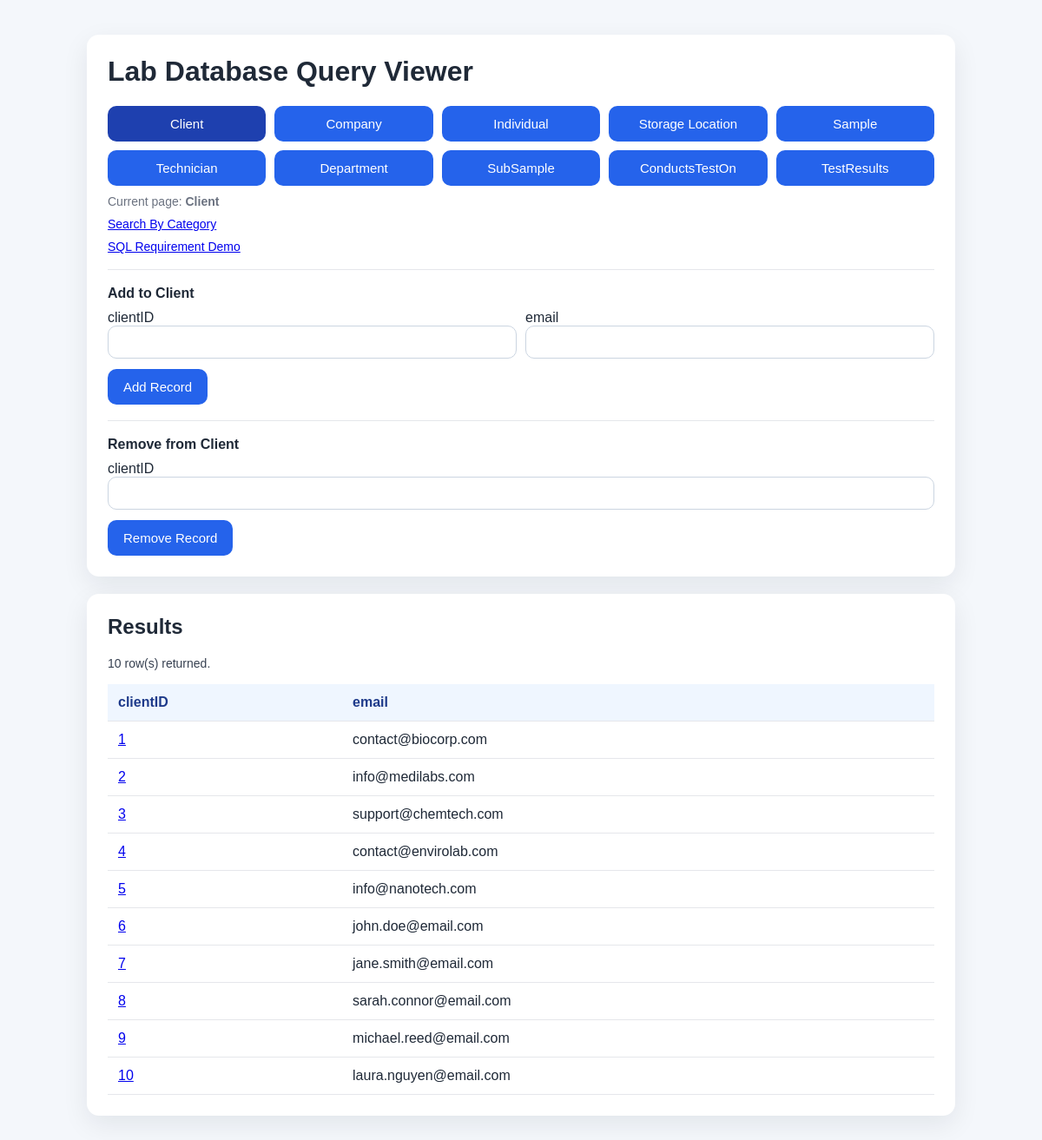
Screenshot of /client with the database file from the repository.
### tables this page shows
CREATE TABLE Client (
	clientID INT NOT NULL,
	email VARCHAR(50),
	PRIMARY KEY (clientID)
);

### flaskMain.py (the view, shortened to what this page needs)
@app.route("/<table_key>", methods=["GET", "POST"])
def table_page(table_key):
    ensure_schema_updates()
    if table_key not in TABLE_QUERIES:
        return "Category not found.", 404
    columns = []
    results = []
    error = None
    action_message = None
    selected_label = TABLE_LABELS[table_key]
    query = TABLE_QUERIES[table_key]
    if error is None:
        try:
            columns, results = run_select_query(query)
        except sqlite3.Error as exc:
            error = str(exc)
    return render_template(
        'home.html',
        query=query,
        selected_table=table_key,
        selected_label=selected_label,
        table_labels=TABLE_LABELS,
        table_fields=TABLE_FIELDS[table_key],
        delete_fields=TABLE_PRIMARY_KEYS[table_key],
        columns=columns,
        results=results,
        entry_url_builder=get_entry_url,
        error=error,
        action_message=action_message,
    )

### flaskMain.py (called while the page is built, shortened)
def dict_factory(cursor, row):
    d = {}
    for idx, col in enumerate(cursor.description):
        d[col[0]] = row[idx]
    return d

def get_connection():
    conn = sqlite3.connect('samples.db')
    conn.execute("PRAGMA foreign_keys = ON")
    return conn

def ensure_schema_updates():
    global SCHEMA_INITIALIZED
    if SCHEMA_INITIALIZED:
        return

def run_select_query(query):
    ensure_schema_updates()
    conn = get_connection()
    conn.row_factory = dict_factory
    try:
        cursor = conn.cursor()
        cursor.execute(query)
        results = cursor.fetchall()
        columns = [column[0] for column in cursor.description] if cursor.description else []
        return columns, results
    finally:
        conn.close()

def get_entry_url(table_key, row):
    if table_key == "client":
        return url_for("client_detail", client_id=row["clientID"])

### templates/home.html (shortened to what this page needs)
<!DOCTYPE html>
<html lang="en">
<head>
</head>
<body>
    <div class="page">
        <div class="card">
            <h1>Lab Database Query Viewer</h1>
            <div class="button-grid">
                {% for table_key, label in table_labels.items() %}
                    <a
                        href="/{{ table_key }}"
                        class="link-btn {% if selected_table == table_key %}active{% endif %}"
                    >
                        {{ label }}
                    </a>
                {% endfor %}
            </div>
            <div class="hint">Current page: <strong>{{ selected_label }}</strong></div>
            <div class="hint"><a href="/search">Search By Category</a></div>
            <div class="hint"><a href="/sql-demo">SQL Requirement Demo</a></div>
            <form method="post" class="add-form">
                <strong>Add to {{ selected_label }}</strong>
                <div class="field-grid">
                    {% for field in table_fields %}
                        <div>
                            <label for="add_{{ field }}">{{ field }}</label>
                            <input id="add_{{ field }}" name="{{ field }}" type="text" {% if selected_table == 'sample' and field == 'sID' %}{% else %}required{% endif %}>
                        </div>
                    {% endfor %}
                </div>
                <button type="submit" style="margin-top: 12px;">Add Record</button>
            </form>
            <form method="post" class="delete-form">
                <strong>Remove from {{ selected_label }}</strong>
                <div class="field-grid">
                    {% for field in delete_fields %}
                        <div>
                            <label for="delete_{{ field }}">{{ field }}</label>
                            <input id="delete_{{ field }}" name="{{ field }}" type="text" required>
                        </div>
                    {% endfor %}
                </div>
                <button type="submit" style="margin-top: 12px;">Remove Record</button>
            </form>
        </div>
        <div class="card">
            <h2>Results</h2>
            {% if error %}
                <div class="error">{{ error }}</div>
            {% elif action_message %}
                <div class="success">{{ action_message }}</div>
            {% else %}
                <div class="success">{{ results|length }} row(s) returned.</div>
            {% endif %}
            {% if columns and results %}
                <div class="table-wrap">
                    <table>
                        <thead>
                            <tr>
                                {% for column in columns %}
                                    <th>{{ column }}</th>
                                {% endfor %}
                            </tr>
                        </thead>
                        <tbody>
                            {% for row in results %}
                                <tr>
                                    {% for column in columns %}
                                        <td>
                                            {% if loop.first and entry_url_builder(selected_table, row) %}
                                                <a href="{{ entry_url_builder(selected_table, row) }}">{{ row[column] }}</a>
                                            {% else %}
                                                {{ row[column] }}
                                            {% endif %}
                                        </td>
                                    {% endfor %}
                                </tr>
                            {% endfor %}
                        </tbody>
                    </table>
                </div>
            {% elif not error %}
                <div class="empty">No data matched this query.</div>
            {% endif %}
        </div>
    </div>
</body>
</html>

### templates/home.html (style rules this page uses)
:root { color-scheme: light; font-family: Arial, Helvetica, sans-serif; }
body { margin: 0; background: #f4f7fb; color: #1f2937; }
.page { max-width: 1000px; margin: 40px auto; padding: 0 20px; }
.card { background: #ffffff; border-radius: 14px; padding: 24px; box-shadow: 0 10px 30px rgba(15, 23, 42, 0.08); margin-bottom: 20px; }
h1, h2 { margin-top: 0; }
.button-grid { display: grid; grid-template-columns: repeat(auto-fit, minmax(180px, 1fr)); gap: 10px; margin-top: 16px; }
.link-btn { display: inline-block; text-align: center; text-decoration: none; background: #2563eb; color: white; border-radius: 10px; padding: 12px 18px; font-size: 15px; }
.link-btn.active { background: #1e40af; }
button { background: #2563eb; color: white; border: none; border-radius: 10px; padding: 12px 18px; font-size: 15px; cursor: pointer; }
.hint { margin-top: 10px; font-size: 14px; color: #6b7280; }
.success { margin-bottom: 16px; font-size: 14px; color: #374151; }
.add-form { margin-top: 18px; padding-top: 18px; border-top: 1px solid #e5e7eb; }
.delete-form { margin-top: 18px; padding-top: 18px; border-top: 1px solid #e5e7eb; }
.field-grid { display: grid; grid-template-columns: repeat(auto-fit, minmax(220px, 1fr)); gap: 10px; margin-top: 10px; }
input[type="text"] { width: 100%; padding: 10px; border: 1px solid #cbd5e1; border-radius: 10px; box-sizing: border-box; font-size: 14px; }
.table-wrap { overflow-x: auto; }
table { width: 100%; border-collapse: collapse; min-width: 600px; }
th, td { text-align: left; padding: 12px; border-bottom: 1px solid #e5e7eb; }
th { background: #eff6ff; color: #1e3a8a; }

### rows the page displays
Client: clientID "1", email "contact@biocorp.com"
Client: clientID "2", email "info@medilabs.com"
Client: clientID "3", email "support@chemtech.com"
Client: clientID "4", email "contact@envirolab.com"
Client: clientID "5", email "info@nanotech.com"
Client: clientID "6", email "john.doe@email.com"
Client: clientID "7", email "jane.smith@email.com"
Client: clientID "8", email "sarah.connor@email.com"
Client: clientID "9", email "michael.reed@email.com"
Client: clientID "10", email "laura.nguyen@email.com"

### other values shown
{{ label }} "Client" "Company" "Individual" "Storage Location" "Sample" "Technician" "Department" "SubSample" "ConductsTestOn" "TestResults"
{{ selected_label }} "Client"
{{ field }} "clientID" "email"
{{ field }} "clientID"
{{ results|length }} "10"
{{ column }} "clientID" "email"
